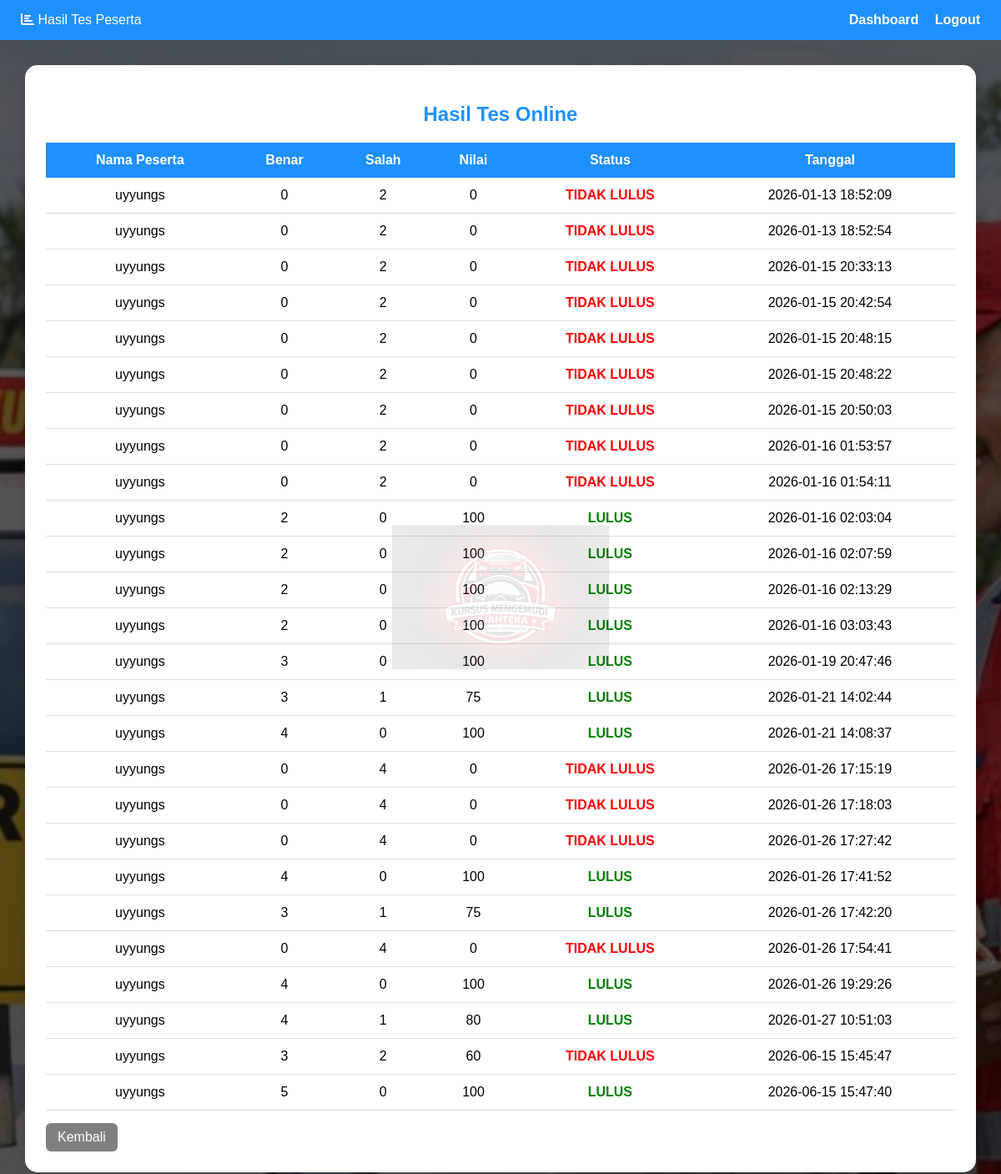
The page /Admin/hasil.php (signed in) on the database its author committed.
### tables this page shows
CREATE TABLE `hasil_tes` (
  `hasil_id` int(11) NOT NULL,
  `peserta_id` int(11) NOT NULL,
  `jadwal_id` int(11) NOT NULL,
  `benar` int(11) NOT NULL,
  `salah` int(11) NOT NULL,
  `nilai` int(11) NOT NULL,
  `status` enum('lulus','tidak','','') NOT NULL,
  `tanggal` datetime NOT NULL DEFAULT current_timestamp()
);

CREATE TABLE `peserta` (
  `peserta_id` int(11) NOT NULL,
  `nama_peserta` varchar(100) NOT NULL,
  `username` varchar(50) NOT NULL,
  `password` varchar(100) NOT NULL,
  `no_hp` varchar(20) NOT NULL
);

### Admin/hasil.php (the view, shortened to what this page needs)
<?php
include "../koneksi.php";
?>
<!DOCTYPE html>
<html lang="id">
<head>
 <link rel="stylesheet" href="https://cdnjs.cloudflare.com/ajax/libs/font-awesome/6.5.0/css/all.min.css">
</head>
<body>
<div class="logo-center">
    <img src="../assets/img/logo.png">
</div>
<div class="navbar">
    <div><i class="fa-solid fa-chart-bar"></i> Hasil Tes Peserta</div>
    <div>
        <a href="dashboard.php">Dashboard</a>
        <a href="../logout.php">Logout</a>
    </div>
</div>
<div class="container">
<div class="card">
<h2>Hasil Tes Online</h2>
<table>
<tr>
    <th>Nama Peserta</th>
    <th>Benar</th>
    <th>Salah</th>
    <th>Nilai</th>
    <th>Status</th>
    <th>Tanggal</th>
</tr>
<?php
$q = mysqli_query($koneksi,"
SELECT h.*, p.nama_peserta
FROM hasil_tes h
JOIN peserta p ON h.peserta_id = p.peserta_id
");
while ($r = mysqli_fetch_assoc($q)) {
    $status = ($r['nilai'] >= 75) ?
        "<span style='color:green;font-weight:bold'>LULUS</span>" :
        "<span style='color:red;font-weight:bold'>TIDAK LULUS</span>";
?>
<tr>
    <td><?= $r['nama_peserta'] ?></td>
    <td><?= $r['benar'] ?></td>
    <td><?= $r['salah'] ?></td>
    <td><?= $r['nilai'] ?></td>
    <td><?= $status ?></td>
    <td><?= $r['tanggal'] ?></td>
</tr>
<?php } ?>
</table>
<a href="dashboard.php" class="back">Kembali</a>
</div>
</div>
</body>
</html>

### Admin/hasil.php (style rules this page uses)
body { margin: 0; font-family: Arial; background: linear-gradient(rgba(0,0,0,0.65), rgba(0,0,0,0.65)), url('../assets/img/bg_kursus.jpg'); background-size: cover; background-position: center; }
.navbar { background: #1e90ff; color: white; padding: 15px 25px; display: flex; justify-content: space-between; align-items: center; }
.navbar a { color: white; text-decoration: none; margin-left: 15px; font-weight: bold; }
.container { padding: 30px; }
.card { background: white; padding: 25px; border-radius: 15px; box-shadow: 0 8px 20px rgba(0,0,0,.1); }
h2 { color: #1e90ff; margin-bottom: 20px; text-align: center; }
table { width: 100%; border-collapse: collapse; }
table th { background: #1e90ff; color: white; padding: 12px; }
table td { padding: 12px; border-bottom: 1px solid #ddd; text-align: center; }
.back { display: inline-block; margin-top: 15px; background: gray; color: white; padding: 8px 14px; border-radius: 6px; text-decoration: none; }
.logo-center { position: fixed; top: 50%; left: 50%; transform: translate(-50%, -50%); opacity: 0.12; z-index: 0; }
.logo-center img { width: 260px; }

### rows shown on the page
hasil_tes: peserta.nama_peserta "uyyungs", benar "0", salah "2", nilai "0", shows "TIDAK LULUS", tanggal "2026-01-13 18:52:09"
hasil_tes: peserta.nama_peserta "uyyungs", benar "0", salah "2", nilai "0", shows "TIDAK LULUS", tanggal "2026-01-13 18:52:54"
hasil_tes: peserta.nama_peserta "uyyungs", benar "0", salah "2", nilai "0", shows "TIDAK LULUS", tanggal "2026-01-15 20:33:13"
hasil_tes: peserta.nama_peserta "uyyungs", benar "0", salah "2", nilai "0", shows "TIDAK LULUS", tanggal "2026-01-15 20:42:54"
hasil_tes: peserta.nama_peserta "uyyungs", benar "0", salah "2", nilai "0", shows "TIDAK LULUS", tanggal "2026-01-15 20:48:15"
hasil_tes: peserta.nama_peserta "uyyungs", benar "0", salah "2", nilai "0", shows "TIDAK LULUS", tanggal "2026-01-15 20:48:22"
hasil_tes: peserta.nama_peserta "uyyungs", benar "0", salah "2", nilai "0", shows "TIDAK LULUS", tanggal "2026-01-15 20:50:03"
hasil_tes: peserta.nama_peserta "uyyungs", benar "0", salah "2", nilai "0", shows "TIDAK LULUS", tanggal "2026-01-16 01:53:57"
hasil_tes: peserta.nama_peserta "uyyungs", benar "0", salah "2", nilai "0", shows "TIDAK LULUS", tanggal "2026-01-16 01:54:11"
hasil_tes: peserta.nama_peserta "uyyungs", benar "2", salah "0", nilai "100", shows "LULUS", tanggal "2026-01-16 02:03:04"
hasil_tes: peserta.nama_peserta "uyyungs", benar "2", salah "0", nilai "LULUS", tanggal "2026-01-16 02:07:59"
hasil_tes: peserta.nama_peserta "uyyungs", benar "2", salah "0", nilai "LULUS", tanggal "2026-01-16 02:13:29"
hasil_tes: peserta.nama_peserta "uyyungs", benar "2", salah "0", nilai "LULUS", tanggal "2026-01-16 03:03:43"
hasil_tes: peserta.nama_peserta "uyyungs", benar "3", salah "0", nilai "LULUS", tanggal "2026-01-19 20:47:46"
hasil_tes: peserta.nama_peserta "uyyungs", benar "3", salah "1", nilai "75", shows "LULUS", tanggal "2026-01-21 14:02:44"
hasil_tes: peserta.nama_peserta "uyyungs", benar "4", salah "0", nilai "100", shows "LULUS", tanggal "2026-01-21 14:08:37"
hasil_tes: peserta.nama_peserta "uyyungs", benar "0", salah "4", nilai "0", shows "TIDAK LULUS", tanggal "2026-01-26 17:15:19"
hasil_tes: peserta.nama_peserta "uyyungs", benar "0", salah "4", nilai "0", shows "TIDAK LULUS", tanggal "2026-01-26 17:18:03"
hasil_tes: peserta.nama_peserta "uyyungs", benar "0", salah "4", nilai "0", shows "TIDAK LULUS", tanggal "2026-01-26 17:27:42"
hasil_tes: peserta.nama_peserta "uyyungs", benar "4", salah "0", nilai "100", shows "LULUS", tanggal "2026-01-26 17:41:52"
hasil_tes: peserta.nama_peserta "uyyungs", benar "3", salah "1", nilai "75", shows "LULUS", tanggal "2026-01-26 17:42:20"
hasil_tes: peserta.nama_peserta "uyyungs", benar "0", salah "4", nilai "0", shows "TIDAK LULUS", tanggal "2026-01-26 17:54:41"
hasil_tes: peserta.nama_peserta "uyyungs", benar "4", salah "0", nilai "100", shows "LULUS", tanggal "2026-01-26 19:29:26"
hasil_tes: peserta.nama_peserta "uyyungs", benar "4", salah "1", nilai "80", shows "LULUS", tanggal "2026-01-27 10:51:03"
hasil_tes: peserta.nama_peserta "uyyungs", benar "3", salah "2", nilai "60", shows "TIDAK LULUS", tanggal "2026-06-15 15:45:47"
hasil_tes: peserta.nama_peserta "uyyungs", benar "5", salah "0", nilai "100", shows "LULUS", tanggal "2026-06-15 15:47:40"
